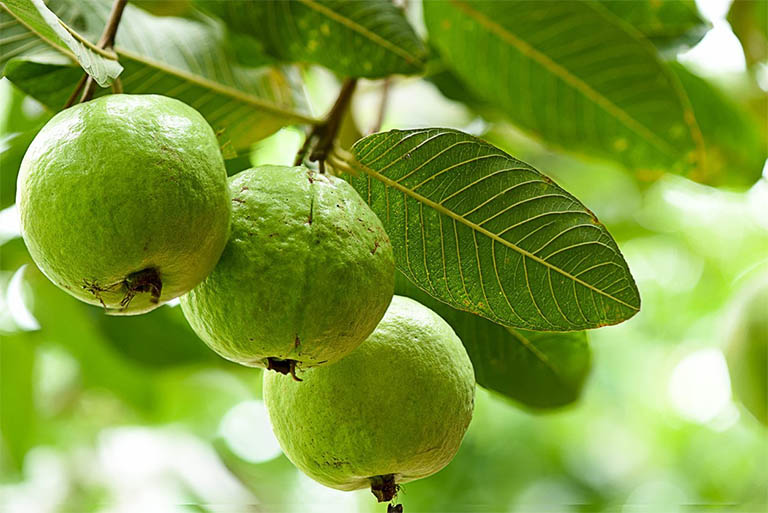
#> input picture trai_cay/oi/1.jpg, 768 x 513 px; its folder holds only this picture in this run
$ python chuan_hoa_image.py
#> lines starting #> are read from the running program, lines starting #| are printed output that depends on the picture
import cv2
import os
import numpy as np

x = os.listdir('trai_cay/oi')
dem=1
for file_name in x:
    name, ext = os.path.splitext(file_name)
    full_name_1 = 'trai_cay/oi/' + file_name
    full_name_2 = 'trai_cay_chuan_hoa/oi_' + '%03d' % dem+ '.bmp'
    dem=dem+1
    imgin = cv2.imread(full_name_1, cv2.IMREAD_COLOR)
#> imgin is the input picture: shape (513, 768, 3); mean B, G, R 63.2, 157.7, 128.2
    M, N, P = imgin.shape
#> M = 513; N = 768; P = 3
    if M < N:
        d = N - M
#> d = 255
        pad = np.ones((d,N,3), np.uint8)*255
        imgout = np.vstack((imgin,pad))
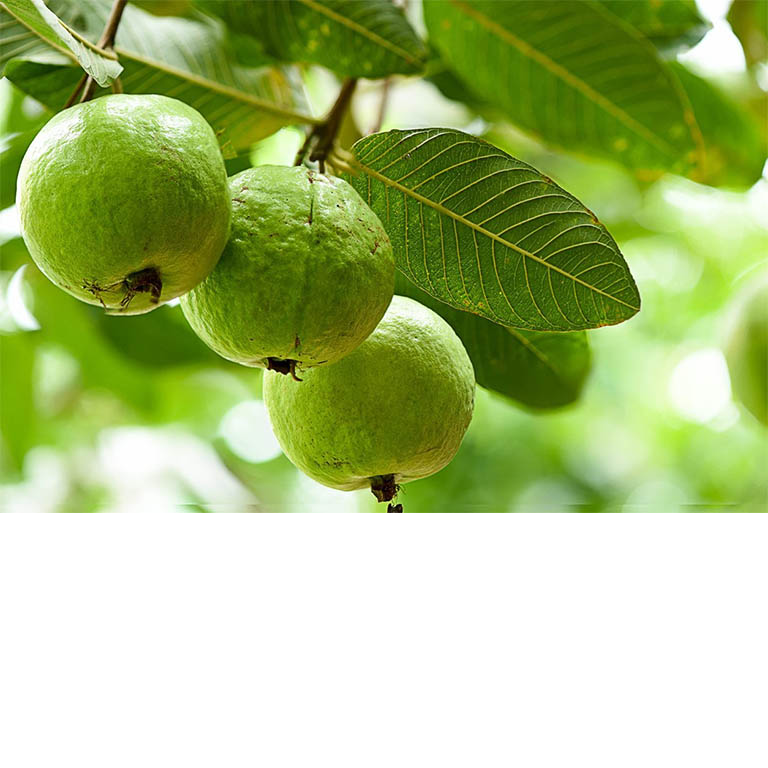
#> imgout: shape (768, 768, 3); mean B, G, R 126.9, 190, 170.3
    elif M > N:
        d = M - N
        pad = np.ones((M,d,3), np.uint8)*255
        imgout = np.hstack((imgin, pad))
    else:
        imgout = imgin
    imgout = cv2.resize(imgout,(320,320))
#> imgout: shape (320, 320, 3)
    cv2.imwrite(full_name_2, imgout)
print('Done')

$ run again, on trai_cay/oi/16.jpg
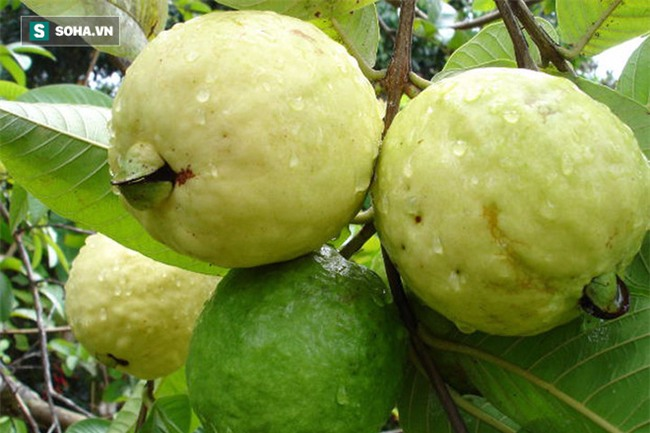
#> input picture trai_cay/oi/16.jpg, 650 x 433 px
#> imgin is the input picture: shape (433, 650, 3); mean B, G, R 70.5, 143.2, 128.4
#> `imgout = np.vstack((imgin,pad))`:
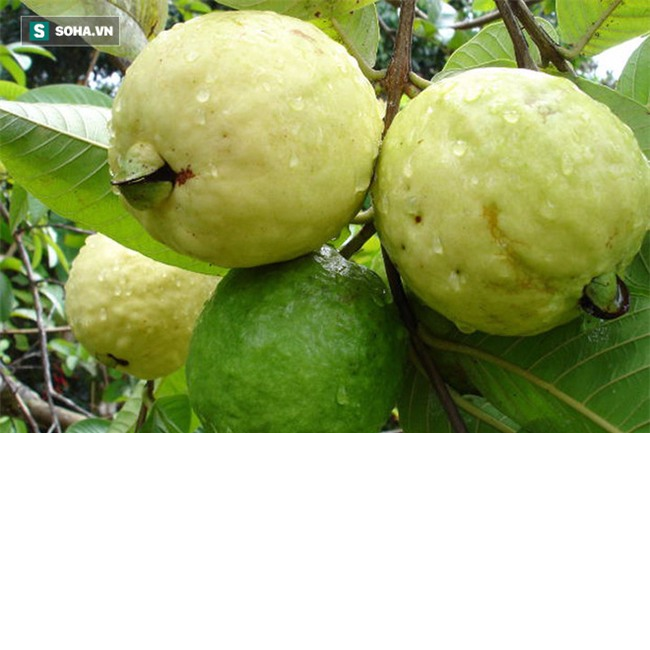
#> imgout: shape (650, 650, 3); mean B, G, R 132.1, 180.5, 170.7

$ run again, on trai_cay/oi/17.jpg
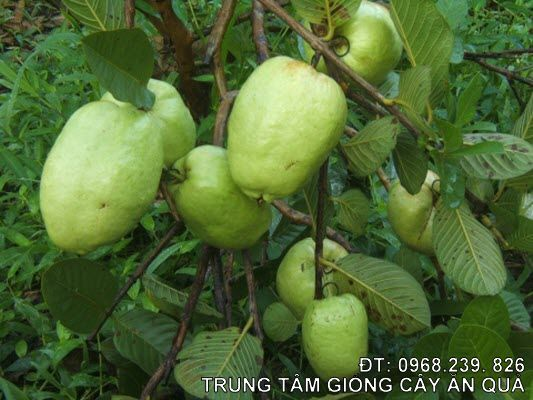
#> input picture trai_cay/oi/17.jpg, 533 x 400 px
#> imgin is the input picture: shape (400, 533, 3); mean B, G, R 52.7, 105.2, 80.3
#> `imgout = np.vstack((imgin,pad))`:
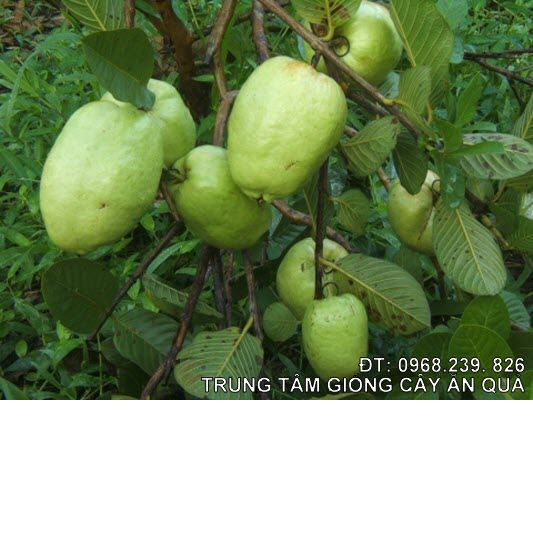
#> imgout: shape (533, 533, 3); mean B, G, R 103.2, 142.6, 123.9

$ run again, on trai_cay/oi/20.jpg
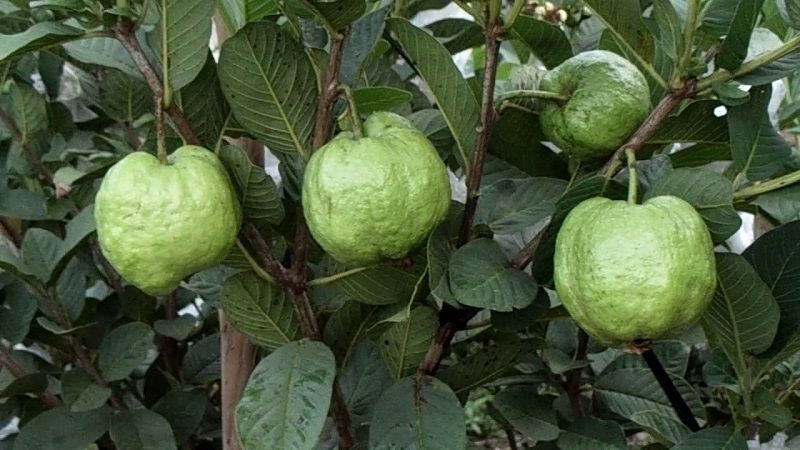
#> input picture trai_cay/oi/20.jpg, 800 x 450 px
#> imgin is the input picture: shape (450, 800, 3); mean B, G, R 57.4, 87.1, 72.5
#> `imgout = np.vstack((imgin,pad))`:
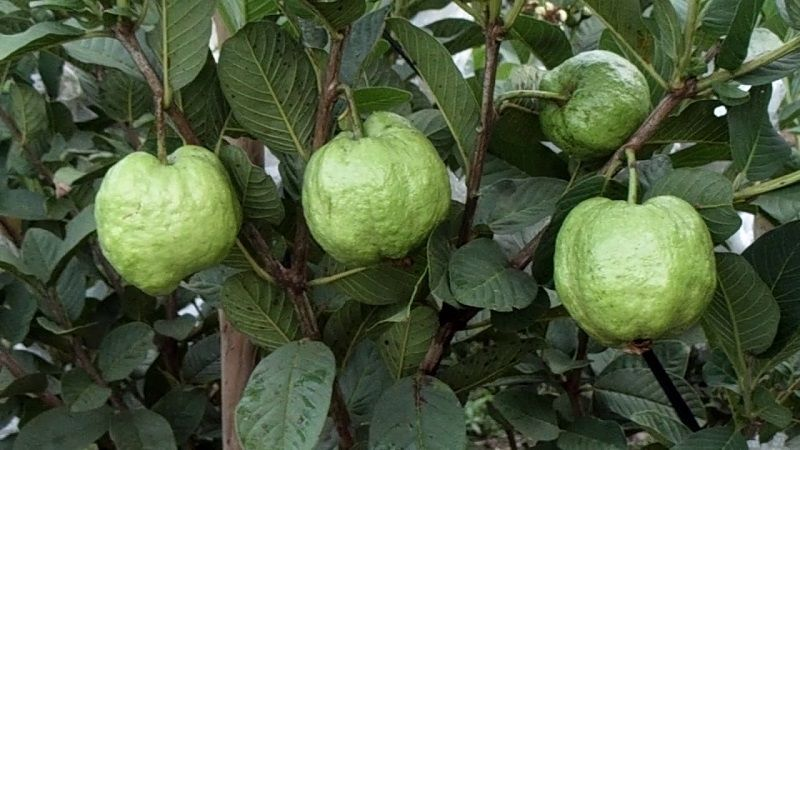
#> imgout: shape (800, 800, 3); mean B, G, R 143.8, 160.5, 152.3

$ run again, on trai_cay/oi/12.jpg
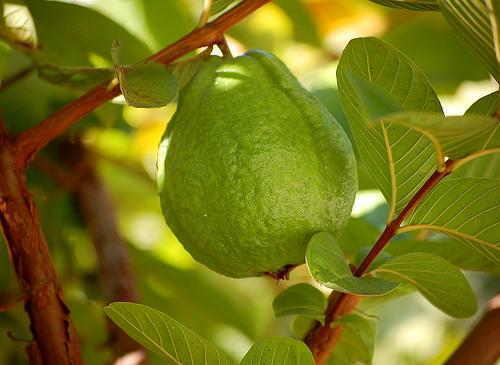
#> input picture trai_cay/oi/12.jpg, 500 x 365 px
#> imgin is the input picture: shape (365, 500, 3); mean B, G, R 23.3, 115.6, 117.3
#> `imgout = np.vstack((imgin,pad))`:
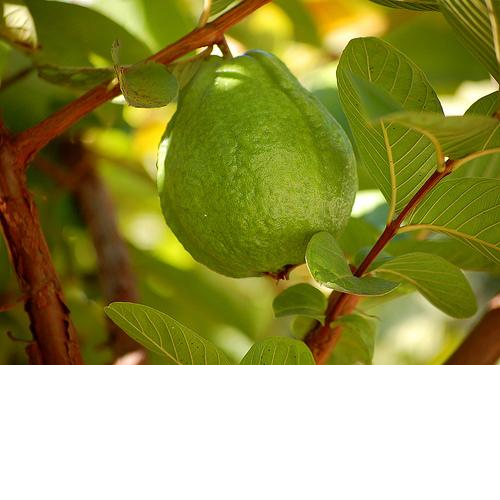
#> imgout: shape (500, 500, 3); mean B, G, R 85.9, 153.3, 154.5
